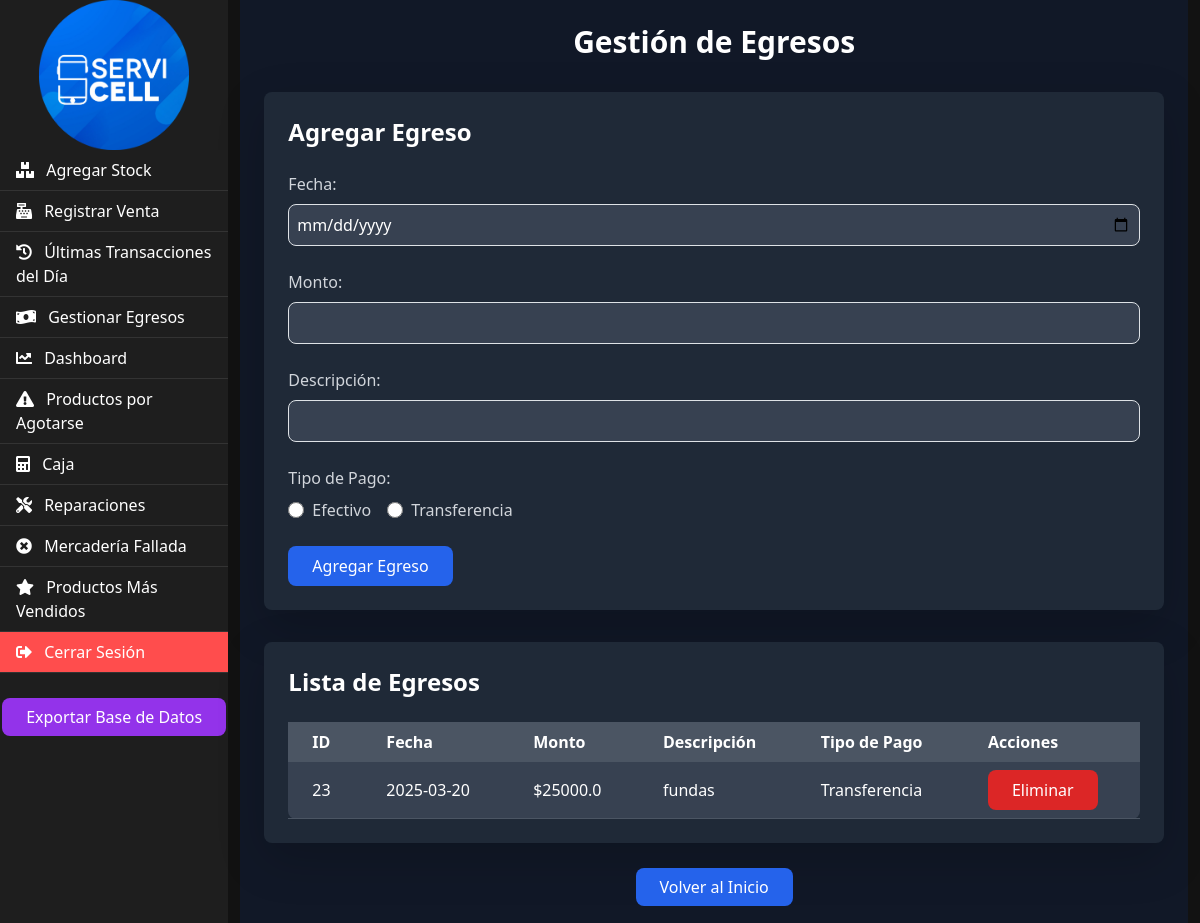
Page /egresos (signed in) on the committed database.
### tables this page shows
CREATE TABLE egresos (
    id INTEGER PRIMARY KEY AUTOINCREMENT,
    fecha TEXT NOT NULL,
    monto REAL NOT NULL,
    descripcion TEXT NOT NULL
, tipo_pago TEXT);

### app.py (the view, shortened to what this page needs)
@app.route('/egresos', methods=['GET', 'POST'])
def egresos():
    conn = get_db_connection()
    cursor = conn.cursor()
    if request.method == 'POST' and 'eliminar' in request.form:
        egreso_id = request.form['egreso_id']
        cursor.execute('DELETE FROM egresos WHERE id = ?', (egreso_id,))
        conn.commit()
        conn.close()
        return redirect(url_for('egresos'))
    cursor.execute('SELECT id, fecha, monto, descripcion, tipo_pago FROM egresos ORDER BY fecha DESC')
    egresos = cursor.fetchall()
    conn.close()
    return render_template('egresos.html', egresos=egresos)

### app.py (called while the page is built)
def get_db_connection():
    conn = sqlite3.connect('negocio.db')
    conn.row_factory = sqlite3.Row
    return conn

### templates/egresos.html (shortened to what this page needs)
{% extends "base.html" %}
{% block content %}
<div class="p-6 bg-gray-900 text-white min-h-screen">
    <h1 class="text-3xl font-bold text-center mb-8">Gestión de Egresos</h1>
    <div class="bg-gray-800 p-6 rounded-lg shadow-lg mb-8">
        <h2 class="text-2xl font-semibold mb-4">Agregar Egreso</h2>
        <form method="POST">
            <div class="mb-4">
                <label for="fecha" class="block text-gray-300 mb-2">Fecha:</label>
                <input type="date" id="fecha" name="fecha" class="w-full p-2 bg-gray-700 border border-gray-600 rounded-lg text-white focus:outline-none focus:border-blue-500" required>
            </div>
            <div class="mb-4">
                <label for="monto" class="block text-gray-300 mb-2">Monto:</label>
                <input type="number" step="0.01" id="monto" name="monto" class="w-full p-2 bg-gray-700 border border-gray-600 rounded-lg text-white focus:outline-none focus:border-blue-500" required>
            </div>
            <div class="mb-4">
                <label for="descripcion" class="block text-gray-300 mb-2">Descripción:</label>
                <input type="text" id="descripcion" name="descripcion" class="w-full p-2 bg-gray-700 border border-gray-600 rounded-lg text-white focus:outline-none focus:border-blue-500" required>
            </div>
            <div class="mb-4">
                <label class="block text-gray-300 mb-2">Tipo de Pago:</label>
                <div class="flex space-x-4">
                    <label class="flex items-center">
                        <input type="radio" name="tipo_pago" value="Efectivo" class="form-radio h-4 w-4 text-blue-600" required>
                        <span class="ml-2 text-gray-300">Efectivo</span>
                    </label>
                    <label class="flex items-center">
                        <input type="radio" name="tipo_pago" value="Transferencia" class="form-radio h-4 w-4 text-blue-600">
                        <span class="ml-2 text-gray-300">Transferencia</span>
                    </label>
                </div>
            </div>
            <button type="submit" name="agregar" class="px-6 py-2 bg-blue-600 hover:bg-blue-700 text-white rounded-lg transition duration-300">Agregar Egreso</button>
        </form>
    </div>
    <div class="bg-gray-800 p-6 rounded-lg shadow-lg">
        <h2 class="text-2xl font-semibold mb-4">Lista de Egresos</h2>
        <div class="overflow-x-auto">
            <table class="min-w-full bg-gray-700 rounded-lg">
                <thead>
                    <tr class="bg-gray-600">
                        <th class="px-4 py-2 text-left">ID</th>
                        <th class="px-4 py-2 text-left">Fecha</th>
                        <th class="px-4 py-2 text-left">Monto</th>
                        <th class="px-4 py-2 text-left">Descripción</th>
                        <th class="px-4 py-2 text-left">Tipo de Pago</th>
                        <th class="px-4 py-2 text-left">Acciones</th>
                    </tr>
                </thead>
                <tbody>
                    {% for egreso in egresos %}
                    <tr class="border-b border-gray-600 hover:bg-gray-650 transition duration-200">
                        <td class="px-4 py-2">{{ egreso.id }}</td>
                        <td class="px-4 py-2">{{ egreso.fecha }}</td>
                        <td class="px-4 py-2">${{ egreso.monto }}</td>
                        <td class="px-4 py-2">{{ egreso.descripcion }}</td>
                        <td class="px-4 py-2">{{ egreso.tipo_pago }}</td>
                        <td class="px-4 py-2">
                            <form method="POST" class="inline">
                                <button type="submit" name="eliminar" class="px-4 py-2 bg-red-600 hover:bg-red-700 text-white rounded-lg transition duration-300">Eliminar</button>
                            </form>
                        </td>
                    </tr>
                    {% endfor %}
                </tbody>
            </table>
        </div>
    </div>
    <div class="mt-8 text-center">
        <a href="{{ url_for('index') }}" class="px-6 py-2 bg-blue-600 hover:bg-blue-700 text-white rounded-lg transition duration-300">Volver al Inicio</a>
    </div>
</div>
{% endblock %}

### templates/base.html (style rules this page uses)
body { background-color: #121212; color: #ffffff; }

### rows in the picture
egresos: id "23", fecha "2025-03-20", monto "25000.0", descripcion "fundas", tipo_pago "Transferencia"
